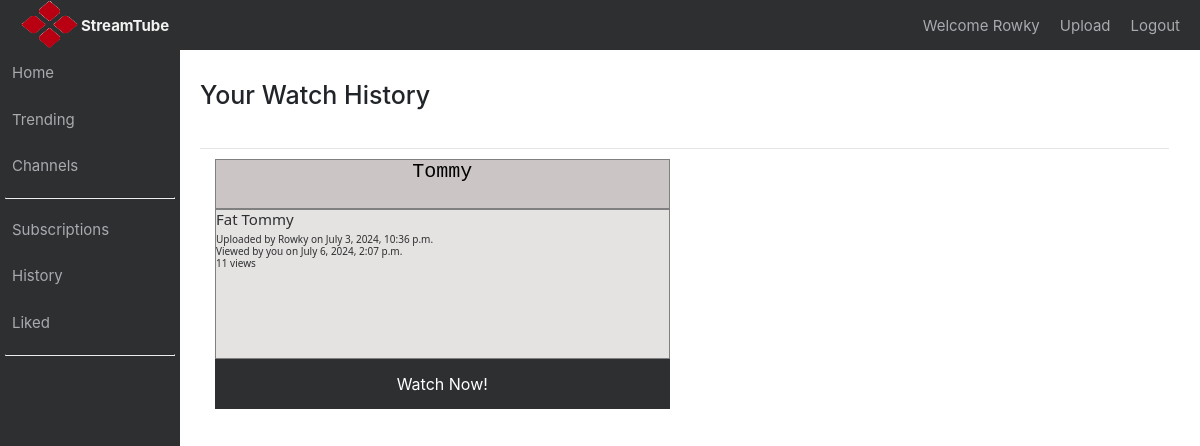
The app's page /watch_history/ (signed in), older data.
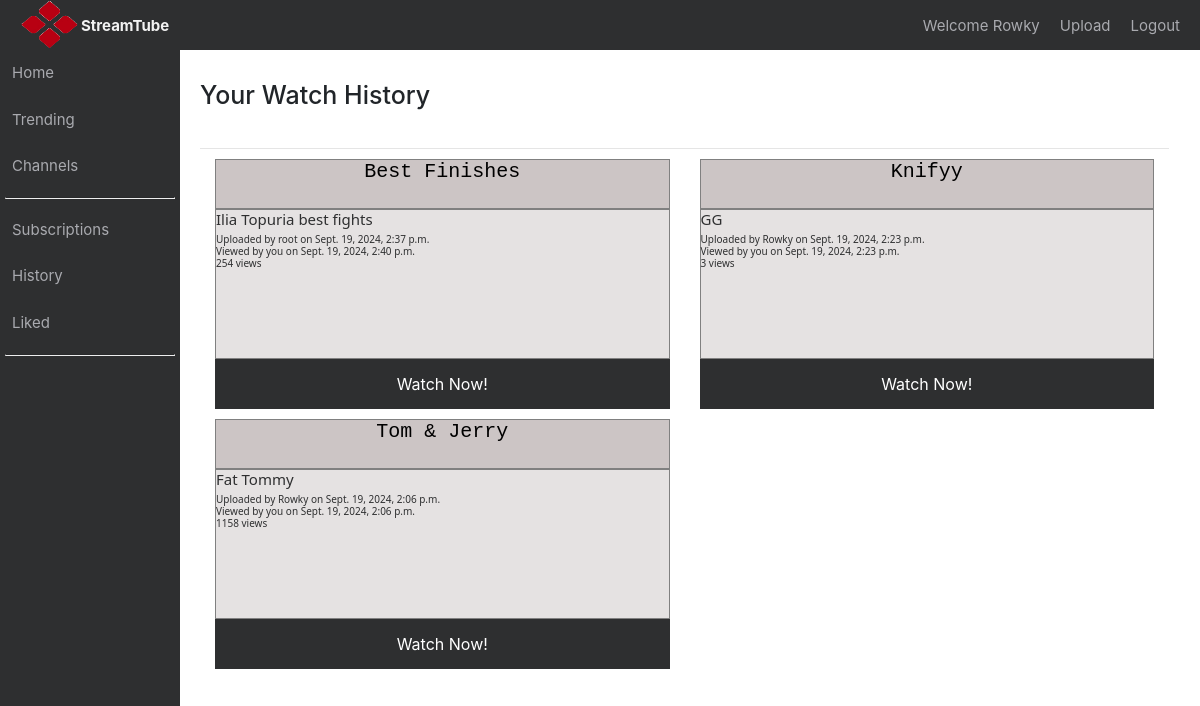
The same page, newer data.
### youtube/models.py (models this page shows)
class Video_View(models.Model):
    user = models.ForeignKey('auth.User', on_delete=models.CASCADE)
    video = models.ForeignKey(Video, on_delete=models.CASCADE)
    datetime = models.DateTimeField(default=timezone.now)

class Video(models.Model):
    title = models.CharField(max_length=30)
    description = models.TextField(max_length=300)
    path = models.CharField(max_length=60)
    datetime = models.DateTimeField(blank=False, null=False) #todo: auto_now=True
    user = models.ForeignKey('auth.User', on_delete=models.CASCADE)
    number_of_views = models.IntegerField(blank=True, default=0)

### youtube/views.py (the view)
# urls.py: path('watch_history/', views.watch_history, name = 'watch_history'),
def watch_history(request):
    context = {}
    if request.user.is_authenticated:
        views = Video_View.objects.filter(user = request.user).order_by('-datetime')
        context['views'] = views
    try:
        channel = Channel.objects.filter(user__username = request.user).get().channel_name != ""
        print(channel)
        context['channel'] = channel
    except Channel.DoesNotExist:
        channel = False
    return render(request, "watch_history.html", context)

### youtube/templates/watch_history.html (shortened to what this page needs)
{% extends "parent.html" %}
{% block body %}
	<div class="video_area">
		<div class="ad_area">
            <h1>Your Watch History</h1>
            <br>
            <hr>
            {% if user.is_authenticated %}
                {% for view in views %}
                    <div class = "video_advertisement col-md-6">
                        <div class="video_title">
                            <h2 align="center" style="font-family: Courier New">{{ view.video.title }}</h2>
                        </div>
                        <div class="video_description">
                            <h4 align="left">{{ view.video.description }}</h5>
                            <h6 align="left, bottom" style="position: relative; float:bottom; margin-bottom:0px">Uploaded by {{ view.video.user }} on {{ view.video.datetime }}</h6>
                            <h6 align="left, bottom" style="position: relative; float:bottom; margin-bottom:0px">Viewed by you on {{ view.datetime }}</h6>
                            <h6 align = "left">{{ view.video.number_of_views }} views</h6>
                        </div>
                        <div class="watch_now">
                            <a href="/video/{{ view.video.id }}/{{ 1 }}/"><button class="button button5">Watch Now!</button></a>
                        </div>
                    </div>
                {% endfor %}
            {% else %}
                <h2>Sign in to view your watch history</h2>
            {% endif %}
        </div>
    </div>
{% endblock %}

Row changes from the older to the newer data that the page shows:
added Video_View: video "Best Finishes", video.description "Ilia Topuria best fights", video.user "root", video.datetime "Sept. 19, 2024, 2:37 p.m.", datetime "Sept. 19, 2024, 2:40 p.m.", video.number_of_views "254"
added Video_View: video "Knifyy", video.description "GG", video.user "Rowky", video.datetime "Sept. 19, 2024, 2:23 p.m.", datetime "Sept. 19, 2024, 2:23 p.m.", video.number_of_views "3"
changed Video_View "Fat Tommy": video "Tommy" → "Tom & Jerry"; video.datetime "July 3, 2024, 10:36 p.m." → "Sept. 19, 2024, 2:06 p.m."; datetime "July 6, 2024, 2:07 p.m." → "Sept. 19, 2024, 2:06 p.m."; video.number_of_views "11" → "1158"
